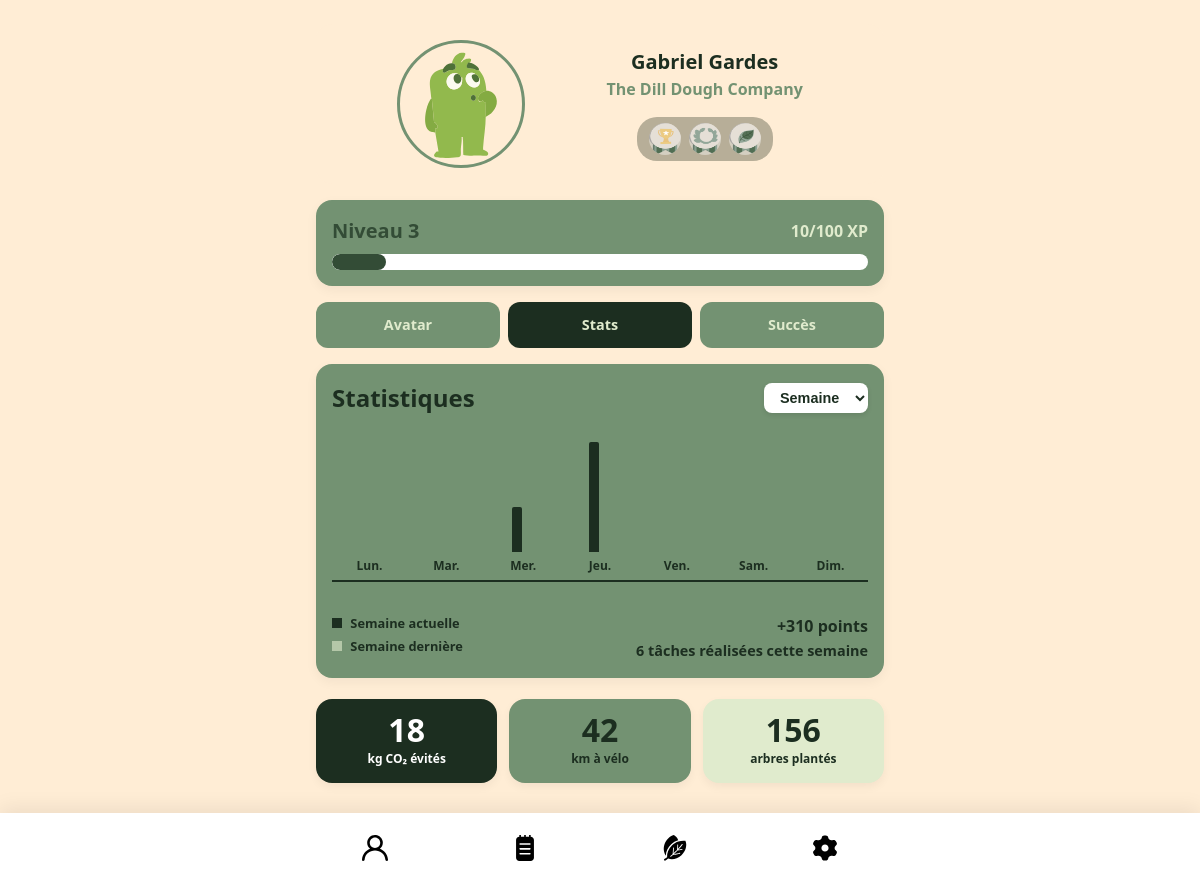
The app's page /profilestat.php (signed in) with its own data.
### tables this page shows
CREATE TABLE `users` (
  `id` int(11) NOT NULL,
  `lastname` varchar(25) NOT NULL,
  `firstname` varchar(25) NOT NULL,
  `email` varchar(50) NOT NULL,
  `password` varchar(100) NOT NULL,
  `verified` tinyint(1) NOT NULL,
  `xp` int(100) NOT NULL,
  `level` int(100) NOT NULL,
  `invitation_status` int(3) NOT NULL,
  `company_id` int(11) NOT NULL,
  `current_avatar_id` int(11) DEFAULT NULL,
  `fav_badge_1` int(11) DEFAULT NULL,
  `fav_badge_2` int(11) DEFAULT NULL,
  `fav_badge_3` int(11) DEFAULT NULL
);

CREATE TABLE `company` (
  `id` int(11) NOT NULL,
  `companyname` varchar(100) NOT NULL,
  `xp` int(11) NOT NULL,
  `level` int(11) NOT NULL
);

### profilestat.php (the view, shortened to what this page needs)
<?php
include('config.php');
$user_id = $_SESSION['user_id'];
$reqUser = $bdd->prepare("
    SELECT u.firstname, u.lastname, u.level, u.xp, c.companyname
    FROM users u
    LEFT JOIN company c ON u.company_id = c.id
    WHERE u.id = ?
");
$reqUser->execute([$user_id]);
$user = $reqUser->fetch(PDO::FETCH_ASSOC);
$pourcentage = ($user['xp'] % 100);
$jours = ['Lun.', 'Mar.', 'Mer.', 'Jeu.', 'Ven.', 'Sam.', 'Dim.'];
$xp_actuelle = array_fill(0, 7, 0);
$xp_derniere = array_fill(0, 7, 0);
$total_taches = 0;
$total_points_gagnes = 0;
$reqStats = $bdd->prepare("
    SELECT uq.date_completion, q.quest_xp
    FROM user_quests uq
    JOIN quest q ON uq.quest_id = q.quest_id
    WHERE uq.user_id = ?
    AND uq.date_completion >= DATE_SUB(CURDATE(), INTERVAL 14 DAY)
");
$reqStats->execute([$user_id]);
$historique = $reqStats->fetchAll(PDO::FETCH_ASSOC);
$debut_semaine_actuelle = strtotime('monday this week');
$debut_semaine_derniere = strtotime('monday last week');
foreach ($historique as $row) {
    $date_timestamp = strtotime($row['date_completion']);
    $jour_index = date('N', $date_timestamp) - 1;
    if ($date_timestamp >= $debut_semaine_actuelle) {
        $xp_actuelle[$jour_index] += $row['quest_xp'];
        $total_taches++;
        $total_points_gagnes += $row['quest_xp'];
    } elseif ($date_timestamp >= $debut_semaine_derniere && $date_timestamp < $debut_semaine_actuelle) {
        $xp_derniere[$jour_index] += $row['quest_xp'];
    }
}
$max_xp = max(max($xp_actuelle), max($xp_derniere));
?>
<!DOCTYPE html>
<html lang="fr">
<head>
    <link rel="stylesheet" href="work4green.css">
</head>
<body>
<main class="app-container flex-col gap-md">
    <section class="card d-flex items-center justify-evenly gap-md" style="background: var(--main); box-shadow: none;">
        <div class="avatar big">
            <img src="./Images/perso-03.svg" alt="Avatar">
        </div>
        <div class="flex-col items-center">
            <div class="text-title"><?= htmlspecialchars($user['firstname'] . ' ' . $user['lastname']) ?></div>
            <div class="text-subtitle text-third"><?= htmlspecialchars($user['companyname'] ?? 'Aucune entreprise') ?></div>
            <div class="badges mt-md">
                <img src="./Images/Badge-1.png" alt="Badge">
                <img src="./Images/Badge-2.png" alt="Badge">
                <img src="./Images/Badge-3.png" alt="Badge">
            </div>
        </div>
    </section>
    <section class="card flex-col gap-sm">
        <div class="d-flex justify-between items-center">
            <div class="text-title-lvl">Niveau <?= htmlspecialchars($user['level']) ?></div>
            <div class="text-subtitle"><?= htmlspecialchars($pourcentage) ?>/100 XP</div>
        </div>
        <div class="progress-wrapper">
            <div class="progress-fill" style="width: <?= htmlspecialchars($pourcentage) ?>%;"></div>
        </div>
    </section>
    <section class="tabs">
        <a href="profile.php" class="tab">Avatar</a>
        <a href="profilestat.php" class="tab active">Stats</a>
        <a href="profilesuccess.php" class="tab">Succès</a>
    </section>
    <section class="card flex-col gap-md">
        <div class="d-flex justify-between items-center">
            <h2 class="text-title" style="font-size: 1.5rem;">Statistiques</h2>
            <select class="stat-select">
                <option>Semaine </option>
            </select>
        </div>
        <div class="chart-container">
            <?php for ($i = 0; $i < 7; $i++):
                $hauteur_actuelle = ($xp_actuelle[$i] / $max_xp) * 100;
            ?>
            <div class="chart-column">
                <div class="bars">
                    <div class="bar current" style="height: <?= $hauteur_actuelle ?>%;"></div>
                </div>
                <div class="chart-label"><?= $jours[$i] ?></div>
            </div>
            <?php endfor; ?>
        </div>
        <div class="d-flex justify-between items-end mt-md">
            <div class="chart-legend">
                <div><span class="legend-box current"></span> Semaine actuelle</div>
                <div><span class="legend-box previous"></span> Semaine dernière</div>
            </div>
            <div class="text-title" style="font-size: 1rem; text-align: right;">
                +<?= $total_points_gagnes ?> points<br>
                <span class="text-body" style="color: var(--dark); font-weight: bold;">
                    <?= $total_taches ?> tâches réalisées cette semaine
                </span>
            </div>
        </div>
    </section>
    <section class="stats-grid">
        <div class="stat-box box-dark">
            <div class="stat-number">18</div>
            <div class="stat-label">kg CO₂ évités</div>
        </div>
        <div class="stat-box box-medium">
            <div class="stat-number">42</div>
            <div class="stat-label">km à vélo</div>
        </div>
        <div class="stat-box box-light">
            <div class="stat-number">156</div>
            <div class="stat-label">arbres plantés</div>
        </div>
    </section>
</main>
<nav class="navbar">
    <div class="navbar-inner">
        <a class="nav-icon" href="profile.php"><img src="./Images/profile-1341-svgrepo-com.svg" alt="Profil"></a>
        <a class="nav-icon" href="quests.php"><img src="./Images/notebook-svgrepo-com.svg" alt="Quetes"></a>
        <a class="nav-icon" href="company.php"><img src="./Images/leaf-eco-svgrepo-com.svg" alt="W4G"></a>
        <a class="nav-icon" href="options.php"><img src="./Images/gear-svgrepo-com.svg" alt="Options"></a>
    </div>
</nav>
</body>
</html>

### records on screen
users: firstname+lastname "Gabriel Gardes", company.companyname "The Dill Dough Company", level "3", xp "10"

### other values on screen
$jours[$i] "Lun."
$jours[$i] "Mar."
$jours[$i] "Mer."
$jours[$i] "Jeu."
$jours[$i] "Ven."
$jours[$i] "Sam."
$jours[$i] "Dim."
$total_points_gagnes "310"
$total_taches "6"
